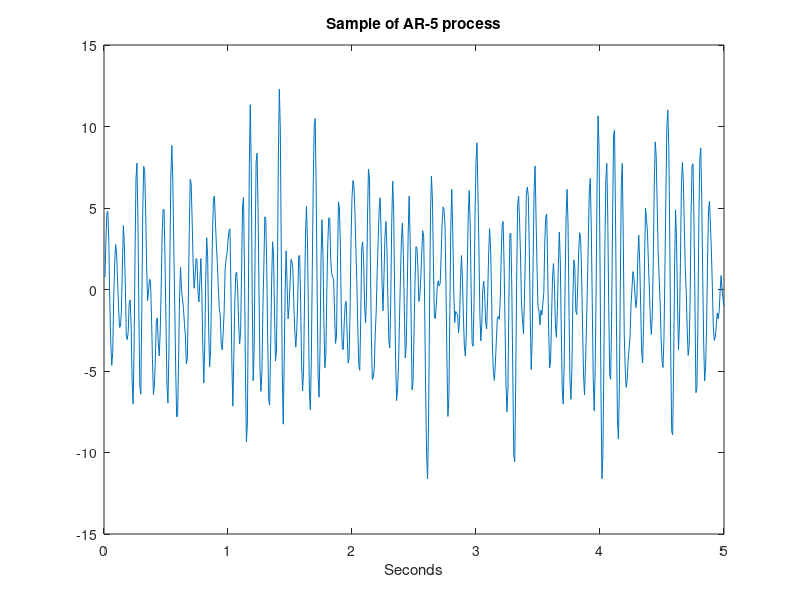

Here is the MATLAB script that generated this plot: (Note: this script raises an error after producing the figure.)

disp('Fitting AR model to AR-5 process data with known coefficients');

secs=5;
ns=128;
t=[1/ns:1/ns:secs];
N=length(t);
noise_var=1^2;
noise=sqrt(noise_var)*randn(1,N);
a_true=[-1.8517,1.3741,0.1421,-0.6852,0.3506];
y=filter(1,[1,a_true],noise);
y=y(1:N);
figure
plot(t,y);
xlabel('Seconds');
title('Sample of AR-5 process');

total_variance=std(y)^2;
signal_variance=total_variance-noise_var;
snr=sqrt(signal_variance)/sqrt(noise_var);
disp(sprintf('SNR=%1.3f',snr));

disp('For model order p=5');
ar=spm_ar (y,5);

disp(' ');
disp('True coefficients');
disp(a_true);

disp(' ');
disp('Estimated coefficients');
disp(ar.a_mean');


for p=1:10,
    disp(sprintf('Now fitting model with p=%d coefficients',p));
    ar=spm_ar (y,p,0);
    logev(p)=ar.fm;
end
logev=logev-min(logev);
figure
bar(logev);
ylabel('Log Evidence');
xlabel('Model order');